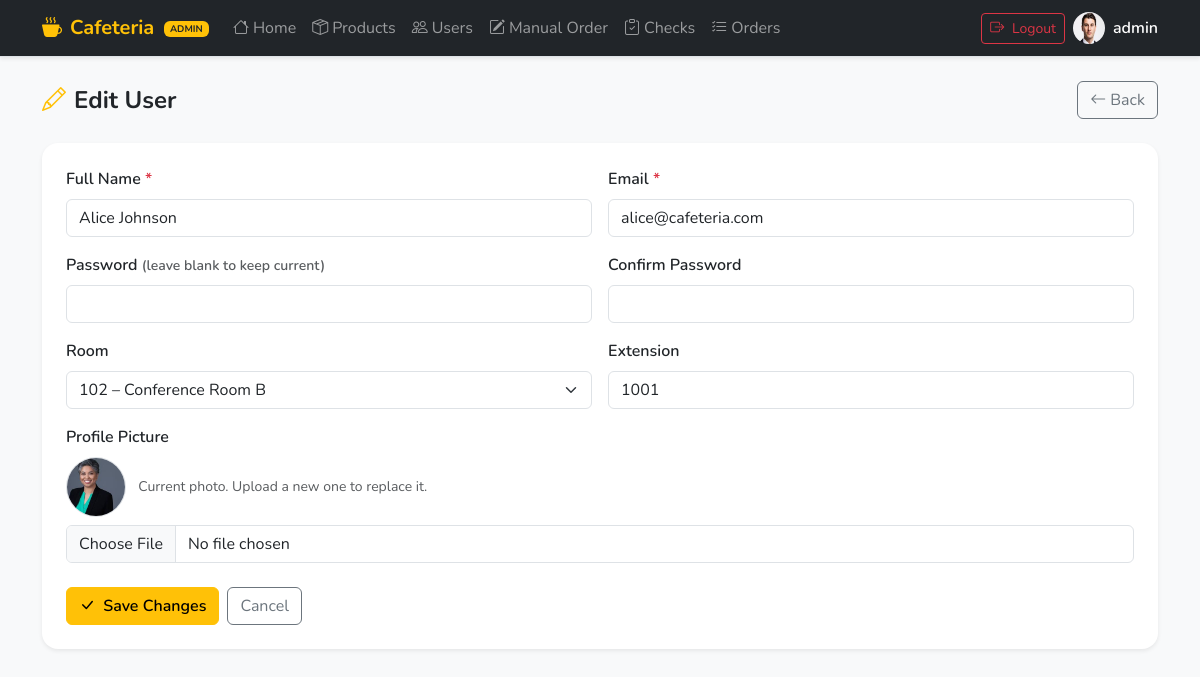
Page /public/admin/users/edit/2 (signed in) on the committed database.
### tables this page shows
CREATE TABLE IF NOT EXISTS users (
    id INT AUTO_INCREMENT PRIMARY KEY,
    name VARCHAR(100),
    email VARCHAR(100) UNIQUE,
    password VARCHAR(255),
    role ENUM('admin','user') DEFAULT 'user',
    pic VARCHAR(255),
    room_id INT,
    is_active TINYINT(1) NOT NULL DEFAULT 1,
    ext VARCHAR(20),
    created_at TIMESTAMP NULL DEFAULT CURRENT_TIMESTAMP,
    updated_at TIMESTAMP NULL DEFAULT CURRENT_TIMESTAMP ON UPDATE CURRENT_TIMESTAMP,
    FOREIGN KEY (room_id) REFERENCES rooms(id)
);

CREATE TABLE IF NOT EXISTS rooms (
    id INT AUTO_INCREMENT PRIMARY KEY,
    no VARCHAR(50),
    name VARCHAR(100),
    created_at TIMESTAMP NULL,
    updated_at TIMESTAMP NULL
);

### core/Controller.php (called while the page is built, shortened)
<?php
class Controller
{
    public function view($path, $data = [])
    {
        extract($data);
        $viewFile = dirname(__DIR__) . "/views/$path.php";
        require $viewFile;
    }
}

### app/Controllers/Admin/UserController.php (called while the page is built, shortened)
<?php
class UserController extends Controller
{
    protected $userOP;
    public function __construct()
    {
        $this->userOP = new User();
    }
    public function edit(int $id)
    {
        $user = $this->userOP->find($id);
        $old    = $_SESSION['old']    ?? [];
        $rooms = (new Room())->all();
        $this->view('admin/edit_user', compact('user', 'rooms', 'errors', 'old'));
    }
}

### core/Router.php (called while the page is built, shortened)
<?php
class Router
{
    private static $routes = [];
    public static function get($uri, $action, $middlewares = [])
    {
        self::$routes['GET'][$uri] = [
            'action' => $action,
            'middlewares' => $middlewares
        ];
    }
    public static function post($uri, $action, $middlewares = [])
    {
        self::$routes['POST'][$uri] = [
            'action' => $action,
            'middlewares' => $middlewares
        ];
    }
    public static function resolve($uri, $method)
{
    $route = self::$routes[$method][$uri] ?? null;
    $params = [];
    if (!$route) {
        foreach (self::$routes[$method] as $pattern => $registeredRoute) {
            $regex = preg_replace('/\{[a-z]+\}/', '([^/]+)', $pattern);
            $regex = '#^' . $regex . '$#';
            if (preg_match($regex, $uri, $matches)) {
                array_shift($matches);
                $params = $matches;
                $route = $registeredRoute;
                break;
            }
        }
    }
    $action = $route['action'];
    [$controller, $method] = $action;
    $controller = new $controller();
    $controller->$method(...$params);
}
}

### public/index.php (called while the page is built, shortened)
<?php
$uri = parse_url($_SERVER['REQUEST_URI'], PHP_URL_PATH);
$uri = preg_replace('#^.*?/public(?:/index\.php)?#', '', $uri);
$method = $_SERVER['REQUEST_METHOD'];
Router::resolve($uri, $method);

### core/Database.php (called while the page is built, shortened)
<?php
class Database
{
    private static $instance = null;
    private $connection;
    private function __construct()
    {
        $env = parse_ini_file(__DIR__ . '/../.env');
        $host = $env['DB_HOST'] ?? 'localhost';
        $db   = $env['DB_NAME'] ?? 'cafeteria';
        $user = $env['DB_USER'] ?? 'root';
        $pass = $env['DB_PASS'] ?? '';
        $charset = $env['DB_CHARSET'] ?? 'utf8';
        $this->connection = new PDO(
            "mysql:host=$host;dbname=$db;charset=$charset",
            $user,
            $pass
        );
        $this->connection->setAttribute(PDO::ATTR_ERRMODE, PDO::ERRMODE_EXCEPTION);
    }
    public static function getInstance()
    {
        if (!self::$instance) {
            self::$instance = new Database();
        }
        return self::$instance;
    }
    public function getConnection()
    {
        return $this->connection;
    }
}

### core/Model.php (called while the page is built, shortened)
<?php
class Model
{
    protected $table;
    protected $db;
    public function __construct()
    {
        $this->db = Database::getInstance()->getConnection();
    }
    protected function query()
    {
        return new QueryBuilder($this->db, $this->table);
    }
    public function all()
    {
        return $this->query()->get();
    }
    public function find($id)
    {
        return $this->query()
            ->where('id', $id)
            ->first();
    }
}

### core/QueryBuilder.php (called while the page is built, shortened)
<?php
class QueryBuilder
{
    protected $db;
    protected $table;
    protected $select = "*";
    protected $where = [];
    protected $bindings = [];
    protected $limit;
    public function __construct($db, $table)
    {
        $this->db = $db;
        $this->table = $table;
    }
    public function where($column, $value)
    {
        $this->where[] = "$column = ?";
        $this->bindings[] = $value;
        return $this;
    }
    public function limit($limit)
    {
        $this->limit = "LIMIT $limit";
        return $this;
    }
    private function buildWhere()
    {
        if (empty($this->where)) {
            return "";
        }
        return "WHERE " . implode(" AND ", $this->where);
    }
    public function get()
{
    $sql = "SELECT {$this->select} FROM {$this->table} ";
    $sql .= $this->buildWhere() . " ";
    if ($this->limit) {
        $sql .= $this->limit . " ";
    }
    $stmt = $this->db->prepare($sql);
    $stmt->execute($this->bindings);
    return $stmt->fetchAll(\PDO::FETCH_ASSOC);
}
    public function first()
    {
        $data = $this->get();
        return $data[0] ?? null;
    }
}

### views/admin/_user_form.php (the view, shortened to what this page needs)
<?php
$user   = $user   ?? [];
$errors = $errors ?? [];
$old    = $old    ?? [];
function fieldVal(string $key, array $old, array $user): string {
    return htmlspecialchars($old[$key] ?? $user[$key] ?? '');
}
?>
<form method="POST" action="<?= $formAction ?>" enctype="multipart/form-data">
  <div class="row g-3">
    <div class="col-md-6">
      <label class="form-label fw-semibold">Full Name <span class="text-danger">*</span></label>
      <input type="text" name="name" class="form-control <?= isset($errors['name']) ? 'is-invalid' : '' ?>"
             value="<?= fieldVal('name', $old, $user) ?>" required>
    </div>
    <div class="col-md-6">
      <label class="form-label fw-semibold">Email <span class="text-danger">*</span></label>
      <input type="email" name="email" class="form-control <?= isset($errors['email']) ? 'is-invalid' : '' ?>"
             value="<?= fieldVal('email', $old, $user) ?>" required>
    </div>
    <div class="col-md-6">
      <label class="form-label fw-semibold">
        Password <?= $isEdit ? '<span class="text-muted small">(leave blank to keep current)</span>' : '<span class="text-danger">*</span>' ?>
      </label>
      <input type="password" name="password"
             class="form-control <?= isset($errors['password']) ? 'is-invalid' : '' ?>"
             <?= $isEdit ? '' : 'required' ?>>
    </div>
    <div class="col-md-6">
      <label class="form-label fw-semibold">
        Confirm Password <?= $isEdit ? '' : '<span class="text-danger">*</span>' ?>
      </label>
      <input type="password" name="password_confirm"
             class="form-control <?= isset($errors['password_confirm']) ? 'is-invalid' : '' ?>"
             <?= $isEdit ? '' : 'required' ?>>
    </div>
    <div class="col-md-6">
      <label class="form-label fw-semibold">Room</label>
      <select name="room_id" class="form-select <?= isset($errors['room_id']) ? 'is-invalid' : '' ?>">
        <?php foreach ($rooms as $room): ?>
          <option value="<?= $room['id'] ?>"
            <?= ($old['room_id'] ?? $user['room_id'] ?? '') == $room['id'] ? 'selected' : '' ?>>
            <?= htmlspecialchars($room['no'] . ' – ' . $room['name']) ?>
          </option>
        <?php endforeach; ?>
      </select>
    </div>
    <div class="col-md-6">
      <label class="form-label fw-semibold">Extension</label>
      <input type="text" name="ext" class="form-control"
             value="<?= fieldVal('ext', $old, $user) ?>">
    </div>
    <div class="col-12">
      <label class="form-label fw-semibold">Profile Picture</label>
      <?php if ($isEdit && !empty($user['pic'])): ?>
        <div class="mb-2">
          <img src="/<?= htmlspecialchars(ltrim($user['pic'], '/')) ?>"
               width="60" height="60"
               class="rounded-circle border"
               style="object-fit:cover;"
               alt="Current photo">
          <small class="text-muted ms-2">Current photo. Upload a new one to replace it.</small>
        </div>
      <?php endif; ?>
      <input type="file" name="pic" class="form-control <?= isset($errors['pic']) ? 'is-invalid' : '' ?>"
             accept="image/*">
    </div>
  </div>
  <div class="d-flex gap-2 mt-4">
    <button type="submit" class="btn btn-warning fw-semibold">
      <i class="bi bi-<?= $isEdit ? 'check-lg' : 'person-plus' ?> me-1"></i>
      <?= $isEdit ? 'Save Changes' : 'Add User' ?>
    </button>
    <a href="<?= BASE_URL ?>/admin/users" class="btn btn-outline-secondary">Cancel</a>
  </div>
</form>

### views/layouts/head.php (style rules this page uses)
body { font-family: 'Nunito', sans-serif; background-color: #f8f9fa; }

### rows in the picture
users: name "Alice Johnson", email "alice@cafeteria.com", room_id "102 – Conference Room B", ext "1001", pic (picture)

### other values in the picture
$authUser['name'] "admin"
